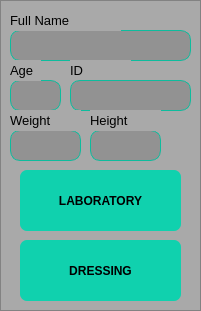
       <widget class="QFrame" name="frame_17">
        <property name="geometry">
         <rect>
          <x>300</x>
          <y>10</y>
          <width>201</width>
          <height>311</height>
         </rect>
        </property>
        <property name="styleSheet">
         <string notr="true">background-color: rgb(169, 169, 169);</string>
        </property>
        <property name="frameShape">
         <enum>QFrame::StyledPanel</enum>
        </property>
        <property name="frameShadow">
         <enum>QFrame::Raised</enum>
        </property>
        <widget class="QLineEdit" name="firstnameReOut">
         <property name="geometry">
          <rect>
           <x>10</x>
           <y>30</y>
           <width>181</width>
           <height>31</height>
          </rect>
         </property>
         <property name="font">
          <font>
           <pointsize>10</pointsize>
          </font>
         </property>
         <property name="cursor">
          <cursorShape>ForbiddenCursor</cursorShape>
         </property>
         <property name="styleSheet">
          <string notr="true">border-radius: 10px;
background-color: rgb(146, 146, 146);
border : 1px solid rgb(14, 188, 157);</string>
         </property>
         <property name="text">
          <string/>
         </property>
         <property name="alignment">
          <set>Qt::AlignCenter</set>
         </property>
         <property name="readOnly">
          <bool>true</bool>
         </property>
        </widget>
        <widget class="QLabel" name="label_25">
         <property name="geometry">
          <rect>
           <x>10</x>
           <y>10</y>
           <width>111</width>
           <height>21</height>
          </rect>
         </property>
         <property name="font">
          <font>
           <pointsize>10</pointsize>
          </font>
         </property>
         <property name="styleSheet">
          <string notr="true"/>
         </property>
         <property name="text">
          <string>Full Name</string>
         </property>
        </widget>
        <widget class="QLabel" name="label_26">
         <property name="geometry">
          <rect>
           <x>70</x>
           <y>60</y>
           <width>61</width>
           <height>21</height>
          </rect>
         </property>
         <property name="font">
          <font>
           <pointsize>10</pointsize>
          </font>
         </property>
         <property name="styleSheet">
          <string notr="true"/>
         </property>
         <property name="text">
          <string>ID</string>
         </property>
        </widget>
        <widget class="QLineEdit" name="cardReOut">
         <property name="geometry">
          <rect>
           <x>70</x>
           <y>80</y>
           <width>121</width>
           <height>31</height>
          </rect>
         </property>
         <property name="font">
          <font>
           <pointsize>10</pointsize>
          </font>
         </property>
         <property name="cursor">
          <cursorShape>ForbiddenCursor</cursorShape>
         </property>
         <property name="styleSheet">
          <string notr="true">border-radius: 10px;
background-color: rgb(146, 146, 146);
border : 1px solid rgb(14, 188, 157);</string>
         </property>
         <property name="text">
          <string/>
         </property>
         <property name="alignment">
          <set>Qt::AlignCenter</set>
         </property>
         <property name="readOnly">
          <bool>true</bool>
         </property>
        </widget>
        <widget class="QLineEdit" name="ageReOut">
         <property name="geometry">
          <rect>
           <x>10</x>
           <y>80</y>
           <width>51</width>
           <height>31</height>
          </rect>
         </property>
         <property name="font">
          <font>
           <pointsize>10</pointsize>
          </font>
         </property>
         <property name="cursor">
          <cursorShape>ForbiddenCursor</cursorShape>
         </property>
         <property name="styleSheet">
          <string notr="true">border-radius: 10px;
background-color: rgb(146, 146, 146);
border : 1px solid rgb(14, 188, 157);</string>
         </property>
         <property name="text">
          <string/>
         </property>
         <property name="alignment">
          <set>Qt::AlignCenter</set>
         </property>
         <property name="readOnly">
          <bool>true</bool>
         </property>
        </widget>
        <widget class="QLabel" name="label_27">
         <property name="geometry">
          <rect>
           <x>10</x>
           <y>60</y>
           <width>31</width>
           <height>21</height>
          </rect>
         </property>
         <property name="font">
          <font>
           <pointsize>10</pointsize>
          </font>
         </property>
         <property name="styleSheet">
          <string notr="true"/>
         </property>
         <property name="text">
          <string>Age</string>
         </property>
        </widget>
        <widget class="QLineEdit" name="heightReOut">
         <property name="geometry">
          <rect>
           <x>90</x>
           <y>130</y>
           <width>71</width>
           <height>31</height>
          </rect>
         </property>
         <property name="font">
          <font>
           <pointsize>10</pointsize>
          </font>
         </property>
         <property name="cursor">
          <cursorShape>ForbiddenCursor</cursorShape>
         </property>
         <property name="styleSheet">
          <string notr="true">border-radius: 10px;
background-color: rgb(146, 146, 146);
border : 1px solid rgb(14, 188, 157);</string>
         </property>
         <property name="text">
          <string/>
         </property>
         <property name="alignment">
          <set>Qt::AlignCenter</set>
         </property>
         <property name="readOnly">
          <bool>true</bool>
         </property>
        </widget>
        <widget class="QLabel" name="label_31">
         <property name="geometry">
          <rect>
           <x>90</x>
           <y>110</y>
           <width>71</width>
           <height>21</height>
          </rect>
         </property>
         <property name="font">
          <font>
           <pointsize>10</pointsize>
          </font>
         </property>
         <property name="styleSheet">
          <string notr="true"/>
         </property>
         <property name="text">
          <string>Height</string>
         </property>
        </widget>
        <widget class="QLineEdit" name="weightReOut">
         <property name="geometry">
          <rect>
           <x>10</x>
           <y>130</y>
           <width>71</width>
           <height>31</height>
          </rect>
         </property>
         <property name="font">
          <font>
           <pointsize>10</pointsize>
          </font>
         </property>
         <property name="cursor">
          <cursorShape>ForbiddenCursor</cursorShape>
         </property>
         <property name="styleSheet">
          <string notr="true">border-radius: 10px;
background-color: rgb(146, 146, 146);
border : 1px solid rgb(14, 188, 157);</string>
         </property>
         <property name="text">
          <string/>
         </property>
         <property name="alignment">
          <set>Qt::AlignCenter</set>
         </property>
         <property name="readOnly">
          <bool>true</bool>
         </property>
        </widget>
        <widget class="QLabel" name="label_32">
         <property name="geometry">
          <rect>
           <x>10</x>
           <y>110</y>
           <width>71</width>
           <height>21</height>
          </rect>
         </property>
         <property name="font">
          <font>
           <pointsize>10</pointsize>
          </font>
         </property>
         <property name="styleSheet">
          <string notr="true"/>
         </property>
         <property name="text">
          <string>Weight</string>
         </property>
        </widget>
        <widget class="QPushButton" name="btnLaboratory">
         <property name="geometry">
          <rect>
           <x>20</x>
           <y>170</y>
           <width>161</width>
           <height>61</height>
          </rect>
         </property>
         <property name="font">
          <font>
           <bold>true</bold>
          </font>
         </property>
         <property name="cursor">
          <cursorShape>PointingHandCursor</cursorShape>
         </property>
         <property name="styleSheet">
          <string notr="true">background: rgb(16, 209, 174);
border-radius: 7px;
color: rgb(0, 0, 0);</string>
         </property>
         <property name="text">
          <string>LABORATORY</string>
         </property>
        </widget>
        <widget class="QPushButton" name="btnDressing">
         <property name="geometry">
          <rect>
           <x>20</x>
           <y>240</y>
           <width>161</width>
           <height>61</height>
          </rect>
         </property>
         <property name="font">
          <font>
           <bold>true</bold>
          </font>
         </property>
         <property name="cursor">
          <cursorShape>PointingHandCursor</cursorShape>
         </property>
         <property name="styleSheet">
          <string notr="true">background: rgb(16, 209, 174);
border-radius: 7px;
color: rgb(0, 0, 0);</string>
         </property>
         <property name="text">
          <string>DRESSING</string>
         </property>
        </widget>
        <widget class="QFrame" name="frame_23">
         <property name="geometry">
          <rect>
           <x>0</x>
           <y>0</y>
           <width>201</width>
           <height>311</height>
          </rect>
         </property>
         <property name="styleSheet">
          <string notr="true">background-color: rgb(169, 169, 169);</string>
         </property>
         <property name="frameShape">
          <enum>QFrame::StyledPanel</enum>
         </property>
         <property name="frameShadow">
          <enum>QFrame::Raised</enum>
         </property>
         <widget class="QLineEdit" name="firstnameReOut_2">
          <property name="geometry">
           <rect>
            <x>10</x>
            <y>30</y>
            <width>181</width>
            <height>31</height>
           </rect>
          </property>
          <property name="font">
           <font>
            <pointsize>10</pointsize>
           </font>
          </property>
          <property name="cursor">
           <cursorShape>ForbiddenCursor</cursorShape>
          </property>
          <property name="styleSheet">
           <string notr="true">border-radius: 10px;
background-color: rgb(146, 146, 146);
border : 1px solid rgb(14, 188, 157);</string>
          </property>
          <property name="text">
           <string/>
          </property>
          <property name="alignment">
           <set>Qt::AlignCenter</set>
          </property>
          <property name="readOnly">
           <bool>true</bool>
          </property>
         </widget>
         <widget class="QLabel" name="label_28">
          <property name="geometry">
           <rect>
            <x>10</x>
            <y>10</y>
            <width>111</width>
            <height>21</height>
           </rect>
          </property>
          <property name="font">
           <font>
            <pointsize>10</pointsize>
           </font>
          </property>
          <property name="styleSheet">
           <string notr="true"/>
          </property>
          <property name="text">
           <string>Full Name</string>
          </property>
         </widget>
         <widget class="QLabel" name="label_29">
          <property name="geometry">
           <rect>
            <x>70</x>
            <y>60</y>
            <width>61</width>
            <height>21</height>
           </rect>
          </property>
          <property name="font">
           <font>
            <pointsize>10</pointsize>
           </font>
          </property>
          <property name="styleSheet">
           <string notr="true"/>
          </property>
          <property name="text">
           <string>ID</string>
          </property>
         </widget>
         <widget class="QLineEdit" name="cardReOut_2">
          <property name="geometry">
           <rect>
            <x>70</x>
            <y>80</y>
            <width>121</width>
            <height>31</height>
           </rect>
          </property>
          <property name="font">
           <font>
            <pointsize>10</pointsize>
           </font>
          </property>
          <property name="cursor">
           <cursorShape>ForbiddenCursor</cursorShape>
          </property>
          <property name="styleSheet">
           <string notr="true">border-radius: 10px;
background-color: rgb(146, 146, 146);
border : 1px solid rgb(14, 188, 157);</string>
          </property>
          <property name="text">
           <string/>
          </property>
          <property name="alignment">
           <set>Qt::AlignCenter</set>
          </property>
          <property name="readOnly">
           <bool>true</bool>
          </property>
         </widget>
         <widget class="QLineEdit" name="ageReOut_2">
          <property name="geometry">
           <rect>
            <x>10</x>
            <y>80</y>
            <width>51</width>
            <height>31</height>
           </rect>
          </property>
          <property name="font">
           <font>
            <pointsize>10</pointsize>
           </font>
          </property>
          <property name="cursor">
           <cursorShape>ForbiddenCursor</cursorShape>
          </property>
          <property name="styleSheet">
           <string notr="true">border-radius: 10px;
background-color: rgb(146, 146, 146);
border : 1px solid rgb(14, 188, 157);</string>
          </property>
          <property name="text">
           <string/>
          </property>
          <property name="alignment">
           <set>Qt::AlignCenter</set>
          </property>
          <property name="readOnly">
           <bool>true</bool>
          </property>
         </widget>
         <widget class="QLabel" name="label_30">
          <property name="geometry">
           <rect>
            <x>10</x>
            <y>60</y>
            <width>31</width>
            <height>21</height>
           </rect>
          </property>
          <property name="font">
           <font>
            <pointsize>10</pointsize>
           </font>
          </property>
          <property name="styleSheet">
           <string notr="true"/>
          </property>
          <property name="text">
           <string>Age</string>
          </property>
         </widget>
         <widget class="QLineEdit" name="heightReOut_2">
          <property name="geometry">
           <rect>
            <x>90</x>
            <y>130</y>
            <width>71</width>
            <height>31</height>
           </rect>
          </property>
          <property name="font">
           <font>
            <pointsize>10</pointsize>
           </font>
          </property>
          <property name="cursor">
           <cursorShape>ForbiddenCursor</cursorShape>
          </property>
          <property name="styleSheet">
           <string notr="true">border-radius: 10px;
background-color: rgb(146, 146, 146);
border : 1px solid rgb(14, 188, 157);</string>
          </property>
          <property name="text">
           <string/>
          </property>
          <property name="alignment">
           <set>Qt::AlignCenter</set>
          </property>
          <property name="readOnly">
           <bool>true</bool>
          </property>
         </widget>
         <widget class="QLabel" name="label_33">
          <property name="geometry">
           <rect>
            <x>90</x>
            <y>110</y>
            <width>71</width>
            <height>21</height>
           </rect>
          </property>
          <property name="font">
           <font>
            <pointsize>10</pointsize>
           </font>
          </property>
          <property name="styleSheet">
           <string notr="true"/>
          </property>
          <property name="text">
           <string>Height</string>
          </property>
         </widget>
         <widget class="QLineEdit" name="weightReOut_2">
          <property name="geometry">
           <rect>
            <x>10</x>
            <y>130</y>
            <width>71</width>
            <height>31</height>
           </rect>
          </property>
          <property name="font">
           <font>
            <pointsize>10</pointsize>
           </font>
          </property>
          <property name="cursor">
           <cursorShape>ForbiddenCursor</cursorShape>
          </property>
          <property name="styleSheet">
           <string notr="true">border-radius: 10px;
background-color: rgb(146, 146, 146);
border : 1px solid rgb(14, 188, 157);</string>
          </property>
          <property name="text">
           <string/>
          </property>
          <property name="alignment">
           <set>Qt::AlignCenter</set>
          </property>
          <property name="readOnly">
           <bool>true</bool>
          </property>
         </widget>
         <widget class="QLabel" name="label_34">
          <property name="geometry">
           <rect>
            <x>10</x>
            <y>110</y>
            <width>71</width>
            <height>21</height>
           </rect>
          </property>
          <property name="font">
           <font>
            <pointsize>10</pointsize>
           </font>
          </property>
          <property name="styleSheet">
           <string notr="true"/>
          </property>
          <property name="text">
           <string>Weight</string>
          </property>
         </widget>
         <widget class="QPushButton" name="btnLaboratoryTable">
          <property name="geometry">
           <rect>
            <x>20</x>
            <y>170</y>
            <width>161</width>
            <height>61</height>
           </rect>
          </property>
          <property name="font">
           <font>
            <bold>true</bold>
           </font>
          </property>
          <property name="cursor">
           <cursorShape>PointingHandCursor</cursorShape>
          </property>
          <property name="styleSheet">
           <string notr="true">background: rgb(16, 209, 174);
border-radius: 7px;
color: rgb(0, 0, 0);</string>
          </property>
          <property name="text">
           <string>LABORATORY</string>
          </property>
         </widget>
         <widget class="QPushButton" name="btnDressingTable">
          <property name="geometry">
           <rect>
            <x>20</x>
            <y>240</y>
            <width>161</width>
            <height>61</height>
           </rect>
          </property>
          <property name="font">
           <font>
            <bold>true</bold>
           </font>
          </property>
          <property name="cursor">
           <cursorShape>PointingHandCursor</cursorShape>
          </property>
          <property name="styleSheet">
           <string notr="true">background: rgb(16, 209, 174);
border-radius: 7px;
color: rgb(0, 0, 0);</string>
          </property>
          <property name="text">
           <string>DRESSING</string>
          </property>
         </widget>
        </widget>
        <zorder>firstnameReOut</zorder>
        <zorder>label_25</zorder>
        <zorder>label_26</zorder>
        <zorder>ageReOut</zorder>
        <zorder>label_27</zorder>
        <zorder>label_31</zorder>
        <zorder>label_32</zorder>
        <zorder>cardReOut</zorder>
        <zorder>heightReOut</zorder>
        <zorder>weightReOut</zorder>
        <zorder>btnLaboratory</zorder>
        <zorder>btnDressing</zorder>
        <zorder>frame_23</zorder>
       </widget>
